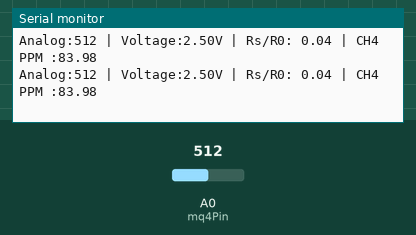
This sketch was run on a simulated Arduino Uno, built with avr-gcc and run on an emulated ATmega328P. Parts: the last lines printed to the serial monitor. The inputs (shaded band) are chosen by the test bench; at power-on: A0 (mq4Pin) = 512.

Above: at 1.8 s.
1.9 s: A0 (mq4Pin) set to 0
At 2.8 s:
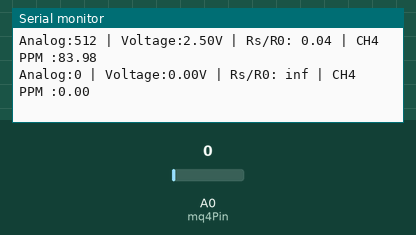
4.5 s: A0 (mq4Pin) set to 1023
At 5.6 s:
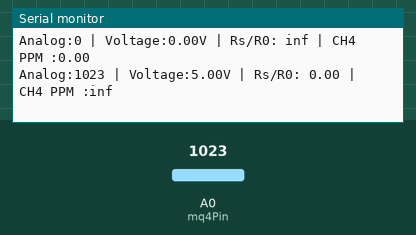

Measured:
- after the input at 1.9 s, the serial monitor: prints a new line after 0.11 s (image 1)
- after the input at 4.5 s, the serial monitor: prints a new line after 0.51 s (image 2)

The sketch:

Gas_sensor.ino
```cpp
int mq4Pin=A0;
float R0=22.5;
void setup() {
  Serial.begin(9600);
}

void loop() {
  int sensorValue = analogRead(mq4Pin);
  float voltage=sensorValue*(5.0/1023.0);

  // Assuming RL= 1k ohm on the module
  float Rs=(5.0-voltage)/voltage;
  float ratio=Rs/R0;

  // Log-log approximation from MQ-4 datasheet for CH4
  float ppm=pow(10,(-0.38*log10(ratio)+1.41));

  Serial.print("Analog:");
  Serial.print(sensorValue);
  Serial.print(" | Voltage:");
  Serial.print(voltage,2);
  Serial.print("V | Rs/R0: ");
  Serial.print(ratio,2);
  Serial.print(" | CH4 PPM :");
  Serial.println(ppm,2);

  delay(1000);

}
```
